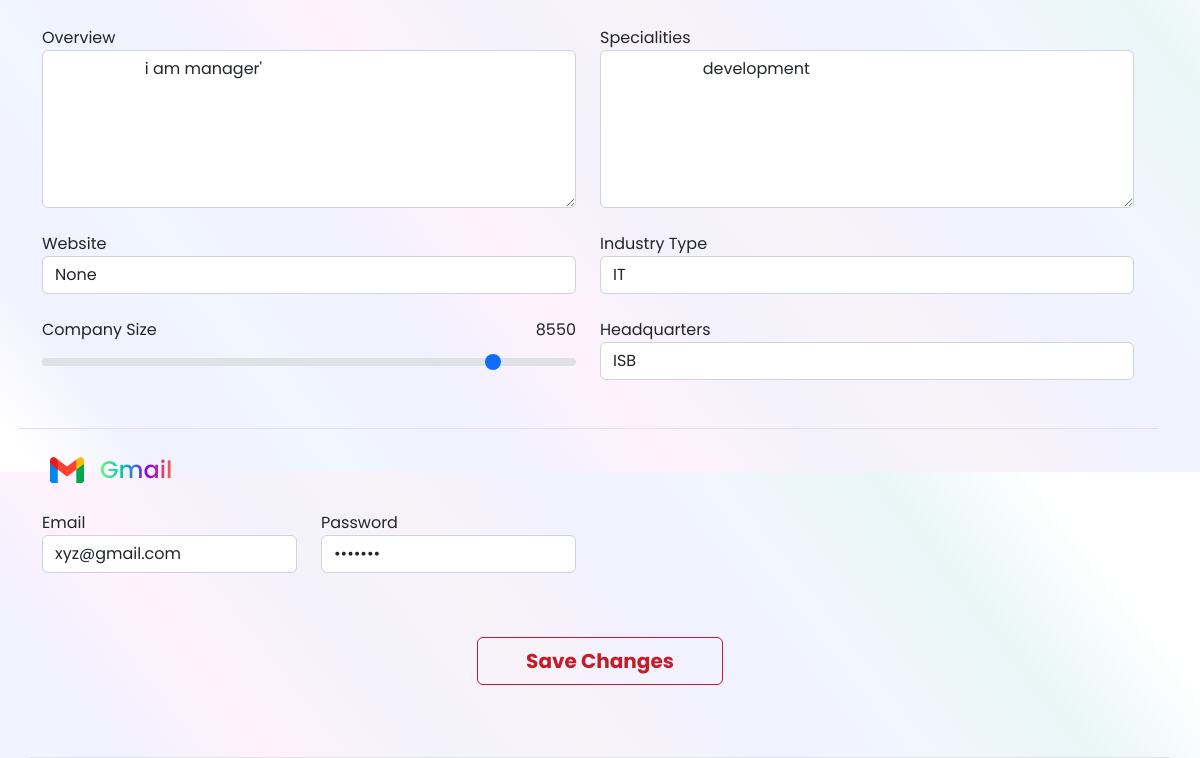
The app's page /Settings (signed in, lower part), older data.
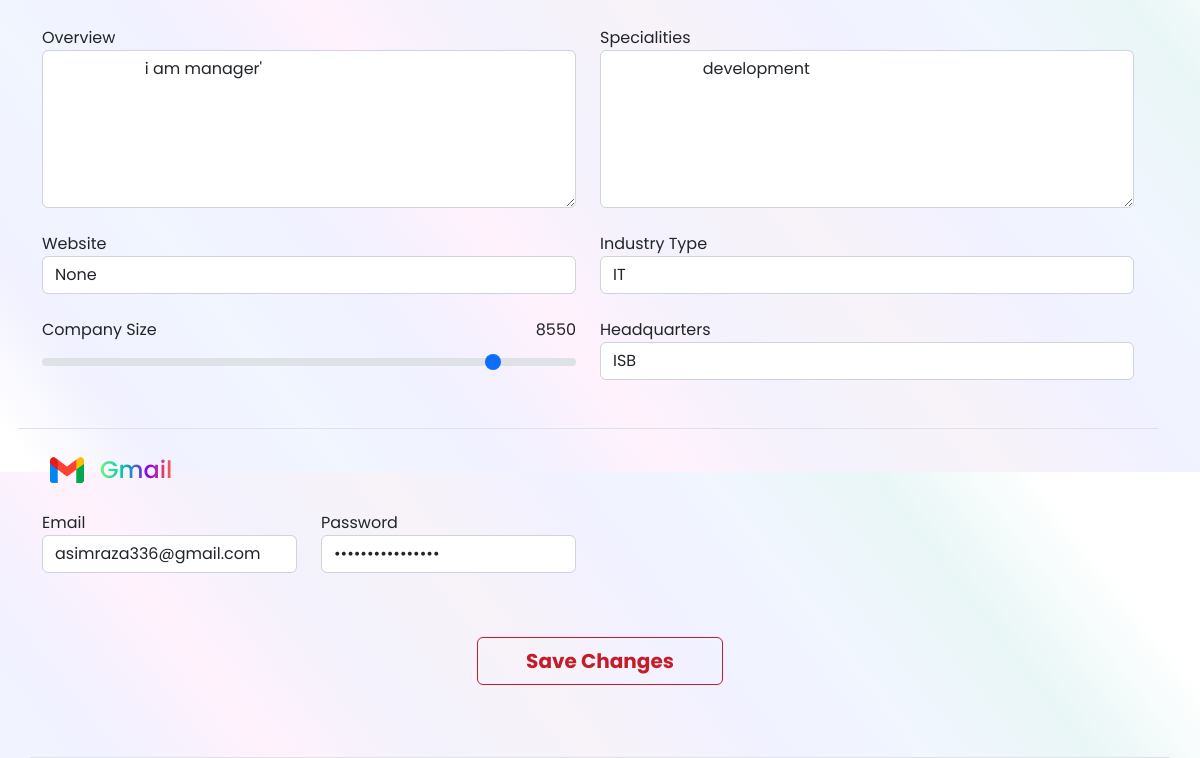
The same page, newer data.
### accounts/models.py (models this page shows, shortened)
class User(AbstractUser):
    email = models.EmailField(max_length=50, unique=True)
    company = models.CharField(max_length=50)
    job_title = models.CharField(max_length=50)
    phone_number = models.CharField(max_length=50, unique=True)
    avatar = models.FileField(upload_to="Avatar/", null=True, blank=True, default="Avatar/default.png")
    created_at = models.DateTimeField(auto_now_add=True)
    updated_at = models.DateTimeField(auto_now=True)

class Avatar(models.Model):
    user = models.OneToOneField(User, on_delete=models.CASCADE, related_name="user_avatar")
    name = models.CharField(max_length=50)
    role = models.CharField(max_length=50)
    industry = models.CharField(max_length=50)
    sale_area = models.CharField(max_length=130)
    territory = models.CharField(max_length=50)
    overview = models.CharField(max_length=400)
    website = models.CharField(max_length=70, null=True, blank=True)
    industry_type = models.CharField(max_length=60)
    specialities = models.CharField(max_length=60)
    company_size = models.IntegerField()
    headquaters = models.CharField(max_length=100, null=True, blank=True)
    membership_type = models.CharField(max_length=60, null=True, blank=True)
    expire_membership_date = models.DateField(null=True, blank=True)
    paid_date = models.DateField(null=True, blank=True)
    is_not_expired = models.BooleanField(default=False)
    remaing_email_request = models.PositiveIntegerField(default=5, null=True, blank=True)
    remaing_financial_request = models.PositiveIntegerField(default=0, null=True, blank=True)
    remaing_grant_request = models.PositiveIntegerField(default=0, null=True, blank=True)
    gmail = models.EmailField(max_length=60, null=True, blank=True)
    gmail_password = models.CharField(max_length=60, null=True, blank=True)
    created_at = models.DateTimeField(auto_now_add=True)
    updated_at = models.DateTimeField(auto_now=True)

### accounts/views.py (the view, shortened to what this page needs)
# urls.py: path('Settings', Settings, name='Settings'),
@login_required
def Settings(request):
    context = {
        "user": request.user, 'USA_STATES': USA_STATES
    }
    return render(request, 'main/Settings.html', context)

### templates/main/Settings.html (shortened to what the changed rows need)
{% load static %}
<!DOCTYPE html>
<html lang="en">
   <head>
      <link
         href="https://cdn.jsdelivr.net/npm/bootstrap@5.2.3/dist/css/bootstrap.min.css"
         rel="stylesheet"
>
      <link rel="stylesheet"
         href="https://cdnjs.cloudflare.com/ajax/libs/font-awesome/4.7.0/css/font-awesome.min.css">
         <link rel="stylesheet" href="{% static 'assets/styles/Style.css' %}">
   </head>
   <body class="dashoboard-main">
      <main class="mt-3 container">
         <form  method="POST">
         <div class="row border-bottom py-4">
            <div class="row border-bottom py-4">
               <div class="form-group  pb-3 pb-lg-4 col-12 col-md-6">
                  <label for="overview">Overview</label>
                  <textarea class="form-control" name="overview" required id="overview" rows="6"
                     placeholder="Enter Overview">
                     {{user.user_avatar.overview}}
                  </textarea>
               </div>
               <div class="form-group  pb-3 pb-lg-4 col-12 col-md-6">
                  <label for="specialities">Specialities</label>
                     <textarea class="form-control" required name="specialities" id="specialities" rows="6"
                     placeholder="Enter specialities">
                     {{user.user_avatar.specialities}}
                  </textarea>
               </div>
               <div class="form-group  pb-3 pb-lg-4 col-12 col-md-6">
                  <label for="website">Website</label>
                  <input type="text" class="form-control" id="website" name="website" value="{{user.user_avatar.website}}"
                     placeholder="Enter website URL">
               </div>
               <div class="form-group pb-3 pb-lg-4 col-12 col-md-6">
                  <label for="indtype">Industry Type</label>
                  <input type="text" class="form-control" required id="indtype" name="industry_type" value="{{user.user_avatar.industry_type}}"
                     placeholder="Industry">
               </div>
               <div class="col-12 col-md-6">
                  <label for="formControlRange"
                     class="form-label d-flex  justify-content-between">
                     <div>
                     </div>
                     <div class>
                     </div>
                  </label>
                  <input type="range" required class="form-range" name="company_size" min="0" max="10000"
                  value="{{user.user_avatar.company_size}}" step="50" value="50"
                     class="form-control-range range-slider" id="myRange">
               </div>
               <div class="form-group pb-3 pb-lg-4 col-12 col-md-6">
                  <label for="hq">Headquarters</label>
                  <input type="text" name="headquarters" class="form-control" id="hq" value="{{user.user_avatar.headquaters}}"
                     placeholder="Headquarters">
               </div>
            </div>
            <div class="row">
               <div class="col-12 col-md-6">
                  <div
                     class=" col-12 ">
                     <div class="row">
                        <div class="form-group col-12 col-md-6 pb-3">
                           <label for="email">Email</label>
                           <input type="email" class="form-control" name="gmail" required
                              id="email" value="{{user.user_avatar.gmail}}"
                              placeholder="Enter your email address">
                        </div>
                        <div class="form-group col-12 col-md-6 pb-3">
                           <label for="password">Password</label>
                           <input type="password" class="form-control" required name="gmail_password"
                              id="password" value="{{user.user_avatar.gmail_password}}"
                              placeholder="Enter your Password">
                        </div>
                     </div>
                  </div>
               </div>
            </div>
         </div>
      </main>
   </body>
</html>

Row changes from the older to the newer data that the page shows:
changed through a linked row, User "i am manager'": gmail "xyz@gmail.com" → "asimraza336@gmail.com"
